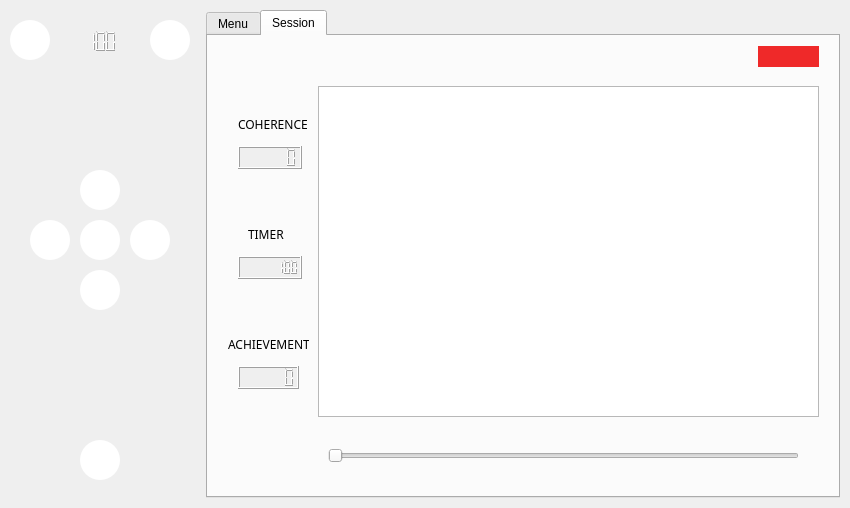
<?xml version="1.0" encoding="UTF-8"?>
<ui version="4.0">
 <class>MainWindow</class>
 <widget class="QMainWindow" name="MainWindow">
  <property name="geometry">
   <rect>
    <x>0</x>
    <y>0</y>
    <width>850</width>
    <height>508</height>
   </rect>
  </property>
  <property name="sizePolicy">
   <sizepolicy hsizetype="Fixed" vsizetype="Fixed">
    <horstretch>0</horstretch>
    <verstretch>0</verstretch>
   </sizepolicy>
  </property>
  <property name="minimumSize">
   <size>
    <width>850</width>
    <height>508</height>
   </size>
  </property>
  <property name="maximumSize">
   <size>
    <width>16777215</width>
    <height>16777215</height>
   </size>
  </property>
  <property name="windowTitle">
   <string>DENAS Simulator</string>
  </property>
  <property name="windowIcon">
   <iconset>
    <normalon>:/overlay/denasButtonless.svg</normalon>
   </iconset>
  </property>
  <property name="layoutDirection">
   <enum>Qt::LeftToRight</enum>
  </property>
  <property name="autoFillBackground">
   <bool>true</bool>
  </property>
  <property name="styleSheet">
   <string notr="true">/*(2)*/
/*
(4)
background-color: #616E7C;
color: 
*/</string>
  </property>
  <property name="documentMode">
   <bool>false</bool>
  </property>
  <widget class="QWidget" name="mainWindowCentralQWidget">
   <layout class="QHBoxLayout" name="horizontalLayout_2" stretch="0">
    <property name="spacing">
     <number>5</number>
    </property>
    <property name="leftMargin">
     <number>5</number>
    </property>
    <property name="topMargin">
     <number>5</number>
    </property>
    <property name="rightMargin">
     <number>5</number>
    </property>
    <property name="bottomMargin">
     <number>5</number>
    </property>
    <item>
     <layout class="QHBoxLayout" name="mainWindowQHBoxLayout">
      <property name="spacing">
       <number>10</number>
      </property>
      <property name="leftMargin">
       <number>5</number>
      </property>
      <property name="topMargin">
       <number>5</number>
      </property>
      <property name="rightMargin">
       <number>5</number>
      </property>
      <property name="bottomMargin">
       <number>5</number>
      </property>
      <item>
       <widget class="QWidget" name="controls" native="true">
        <property name="sizePolicy">
         <sizepolicy hsizetype="MinimumExpanding" vsizetype="MinimumExpanding">
          <horstretch>0</horstretch>
          <verstretch>0</verstretch>
         </sizepolicy>
        </property>
        <property name="minimumSize">
         <size>
          <width>186</width>
          <height>488</height>
         </size>
        </property>
        <property name="maximumSize">
         <size>
          <width>186</width>
          <height>488</height>
         </size>
        </property>
        <property name="baseSize">
         <size>
          <width>186</width>
          <height>488</height>
         </size>
        </property>
        <property name="layoutDirection">
         <enum>Qt::LeftToRight</enum>
        </property>
        <property name="autoFillBackground">
         <bool>false</bool>
        </property>
        <widget class="QPushButton" name="powerButton">
         <property name="geometry">
          <rect>
           <x>70</x>
           <y>430</y>
           <width>40</width>
           <height>40</height>
          </rect>
         </property>
         <property name="minimumSize">
          <size>
           <width>40</width>
           <height>40</height>
          </size>
         </property>
         <property name="maximumSize">
          <size>
           <width>40</width>
           <height>40</height>
          </size>
         </property>
         <property name="baseSize">
          <size>
           <width>40</width>
           <height>40</height>
          </size>
         </property>
         <property name="styleSheet">
          <string notr="true">QPushButton {
image: url(:/buttons/powerButton.svg);
background-color: #ffffff;
border-radius: 20px;
}

QPushButton:pressed {
	background-color: #ffd300;
}</string>
         </property>
         <property name="text">
          <string/>
         </property>
        </widget>
        <widget class="QPushButton" name="downButton">
         <property name="geometry">
          <rect>
           <x>70</x>
           <y>260</y>
           <width>40</width>
           <height>40</height>
          </rect>
         </property>
         <property name="sizePolicy">
          <sizepolicy hsizetype="Minimum" vsizetype="Fixed">
           <horstretch>40</horstretch>
           <verstretch>40</verstretch>
          </sizepolicy>
         </property>
         <property name="minimumSize">
          <size>
           <width>40</width>
           <height>40</height>
          </size>
         </property>
         <property name="maximumSize">
          <size>
           <width>40</width>
           <height>40</height>
          </size>
         </property>
         <property name="baseSize">
          <size>
           <width>40</width>
           <height>40</height>
          </size>
         </property>
         <property name="styleSheet">
          <string notr="true">QPushButton {
image: url(:/buttons/downButton.svg);
background-color: #ffffff;
border-radius: 20px;
}

QPushButton:pressed {
	background-color: #ffd300;
}</string>
         </property>
         <property name="text">
          <string/>
         </property>
         <property name="autoRepeat">
          <bool>true</bool>
         </property>
         <property name="autoRepeatDelay">
          <number>600</number>
         </property>
         <property name="autoRepeatInterval">
          <number>200</number>
         </property>
        </widget>
        <widget class="QPushButton" name="menuButton">
         <property name="geometry">
          <rect>
           <x>140</x>
           <y>10</y>
           <width>40</width>
           <height>40</height>
          </rect>
         </property>
         <property name="minimumSize">
          <size>
           <width>40</width>
           <height>40</height>
          </size>
         </property>
         <property name="maximumSize">
          <size>
           <width>40</width>
           <height>40</height>
          </size>
         </property>
         <property name="baseSize">
          <size>
           <width>40</width>
           <height>40</height>
          </size>
         </property>
         <property name="styleSheet">
          <string notr="true">QPushButton {
image: url(:/buttons/menuButton.svg);
background-color: #ffffff;
border-radius: 20px;
}

QPushButton:pressed {
	background-color: #ffd300;
}</string>
         </property>
         <property name="text">
          <string/>
         </property>
        </widget>
        <widget class="QPushButton" name="backButton">
         <property name="geometry">
          <rect>
           <x>0</x>
           <y>10</y>
           <width>40</width>
           <height>40</height>
          </rect>
         </property>
         <property name="minimumSize">
          <size>
           <width>40</width>
           <height>40</height>
          </size>
         </property>
         <property name="maximumSize">
          <size>
           <width>40</width>
           <height>40</height>
          </size>
         </property>
         <property name="baseSize">
          <size>
           <width>40</width>
           <height>40</height>
          </size>
         </property>
         <property name="styleSheet">
          <string notr="true">QPushButton {
image: url(:/buttons/backButton.svg);
background-color: #ffffff;
border-radius: 20px;
}

QPushButton:pressed {
	background-color: #ffd300;
}</string>
         </property>
         <property name="text">
          <string/>
         </property>
        </widget>
        <widget class="QPushButton" name="leftButton">
         <property name="geometry">
          <rect>
           <x>20</x>
           <y>210</y>
           <width>40</width>
           <height>40</height>
          </rect>
         </property>
         <property name="minimumSize">
          <size>
           <width>40</width>
           <height>40</height>
          </size>
         </property>
         <property name="maximumSize">
          <size>
           <width>40</width>
           <height>40</height>
          </size>
         </property>
         <property name="baseSize">
          <size>
           <width>40</width>
           <height>40</height>
          </size>
         </property>
         <property name="styleSheet">
          <string notr="true">QPushButton {
image: url(:/buttons/leftButton.svg);
background-color: #ffffff;
border-radius: 20px;
}

QPushButton:pressed {
	background-color: #ffd300;
}</string>
         </property>
         <property name="text">
          <string/>
         </property>
         <property name="autoRepeat">
          <bool>true</bool>
         </property>
         <property name="autoRepeatDelay">
          <number>600</number>
         </property>
         <property name="autoRepeatInterval">
          <number>150</number>
         </property>
        </widget>
        <widget class="QPushButton" name="upButton">
         <property name="geometry">
          <rect>
           <x>70</x>
           <y>160</y>
           <width>40</width>
           <height>40</height>
          </rect>
         </property>
         <property name="minimumSize">
          <size>
           <width>40</width>
           <height>40</height>
          </size>
         </property>
         <property name="maximumSize">
          <size>
           <width>40</width>
           <height>40</height>
          </size>
         </property>
         <property name="baseSize">
          <size>
           <width>40</width>
           <height>40</height>
          </size>
         </property>
         <property name="styleSheet">
          <string notr="true">QPushButton {
image: url(:/buttons/upButton.svg);
background-color: #ffffff;
border-radius: 20px;
}

QPushButton:pressed {
	background-color: #ffd300;
}</string>
         </property>
         <property name="text">
          <string/>
         </property>
         <property name="autoRepeat">
          <bool>true</bool>
         </property>
         <property name="autoRepeatDelay">
          <number>600</number>
         </property>
         <property name="autoRepeatInterval">
          <number>200</number>
         </property>
        </widget>
        <widget class="QPushButton" name="rightButton">
         <property name="geometry">
          <rect>
           <x>120</x>
           <y>210</y>
           <width>40</width>
           <height>40</height>
          </rect>
         </property>
         <property name="minimumSize">
          <size>
           <width>40</width>
           <height>40</height>
          </size>
         </property>
         <property name="maximumSize">
          <size>
           <width>40</width>
           <height>40</height>
          </size>
         </property>
         <property name="baseSize">
          <size>
           <width>40</width>
           <height>40</height>
          </size>
         </property>
         <property name="styleSheet">
          <string notr="true">QPushButton {
image: url(:/buttons/rightButton.svg);
background-color: #ffffff;
border-radius: 20px;
}

QPushButton:pressed {
	background-color: #ffd300;
}</string>
         </property>
         <property name="text">
          <string/>
         </property>
         <property name="checkable">
          <bool>false</bool>
         </property>
         <property name="autoRepeat">
          <bool>true</bool>
         </property>
         <property name="autoRepeatDelay">
          <number>600</number>
         </property>
         <property name="autoRepeatInterval">
          <number>150</number>
         </property>
        </widget>
        <widget class="QPushButton" name="okButton">
         <property name="enabled">
          <bool>true</bool>
         </property>
         <property name="geometry">
          <rect>
           <x>70</x>
           <y>210</y>
           <width>40</width>
           <height>40</height>
          </rect>
         </property>
         <property name="minimumSize">
          <size>
           <width>40</width>
           <height>40</height>
          </size>
         </property>
         <property name="maximumSize">
          <size>
           <width>40</width>
           <height>40</height>
          </size>
         </property>
         <property name="baseSize">
          <size>
           <width>40</width>
           <height>40</height>
          </size>
         </property>
         <property name="styleSheet">
          <string notr="true">QPushButton {
image: url(:/buttons/okButton.svg);
background-color: #ffffff;
border-radius: 20px;
}

QPushButton:pressed {
	background-color: #ffd300;
}</string>
         </property>
         <property name="text">
          <string/>
         </property>
        </widget>
        <widget class="QLCDNumber" name="battery">
         <property name="geometry">
          <rect>
           <x>50</x>
           <y>20</y>
           <width>61</width>
           <height>23</height>
          </rect>
         </property>
         <property name="autoFillBackground">
          <bool>false</bool>
         </property>
         <property name="frameShape">
          <enum>QFrame::NoFrame</enum>
         </property>
         <property name="intValue" stdset="0">
          <number>100</number>
         </property>
        </widget>
        <zorder>menuButton</zorder>
        <zorder>downButton</zorder>
        <zorder>backButton</zorder>
        <zorder>okButton</zorder>
        <zorder>powerButton</zorder>
        <zorder>upButton</zorder>
        <zorder>leftButton</zorder>
        <zorder>rightButton</zorder>
        <zorder>battery</zorder>
       </widget>
      </item>
      <item>
       <widget class="QTabWidget" name="views">
        <property name="styleSheet">
         <string notr="true">font: 75 12pt &quot;Noto Sans Adlam&quot;;</string>
        </property>
        <property name="tabPosition">
         <enum>QTabWidget::North</enum>
        </property>
        <property name="tabShape">
         <enum>QTabWidget::Rounded</enum>
        </property>
        <property name="currentIndex">
         <number>1</number>
        </property>
        <property name="elideMode">
         <enum>Qt::ElideNone</enum>
        </property>
        <property name="tabsClosable">
         <bool>false</bool>
        </property>
        <property name="tabBarAutoHide">
         <bool>false</bool>
        </property>
        <widget class="QWidget" name="menuTab">
         <attribute name="title">
          <string>Menu</string>
         </attribute>
         <widget class="QListWidget" name="mainOptions">
          <property name="geometry">
           <rect>
            <x>10</x>
            <y>50</y>
            <width>611</width>
            <height>401</height>
           </rect>
          </property>
          <property name="alternatingRowColors">
           <bool>true</bool>
          </property>
         </widget>
         <widget class="QLabel" name="heading">
          <property name="geometry">
           <rect>
            <x>10</x>
            <y>10</y>
            <width>611</width>
            <height>31</height>
           </rect>
          </property>
          <property name="autoFillBackground">
           <bool>false</bool>
          </property>
          <property name="styleSheet">
           <string notr="true">/*(2)*/
color: rgb(255, 255, 255);
background-color:rgb(46, 52, 54);

font: 75 18pt &quot;Noto Sans Glagolitic&quot;;</string>
          </property>
          <property name="text">
           <string/>
          </property>
         </widget>
        </widget>
        <widget class="QWidget" name="sessionTab">
         <attribute name="title">
          <string>Session</string>
         </attribute>
         <widget class="QLabel" name="coherenceLevel">
          <property name="geometry">
           <rect>
            <x>550</x>
            <y>10</y>
            <width>61</width>
            <height>21</height>
           </rect>
          </property>
          <property name="palette">
           <palette>
            <active>
             <colorrole role="WindowText">
              <brush brushstyle="SolidPattern">
               <color alpha="255">
                <red>0</red>
                <green>0</green>
                <blue>0</blue>
               </color>
              </brush>
             </colorrole>
             <colorrole role="Button">
              <brush brushstyle="SolidPattern">
               <color alpha="255">
                <red>239</red>
                <green>41</green>
                <blue>41</blue>
               </color>
              </brush>
             </colorrole>
             <colorrole role="Light">
              <brush brushstyle="SolidPattern">
               <color alpha="255">
                <red>255</red>
                <green>147</green>
                <blue>147</blue>
               </color>
              </brush>
             </colorrole>
             <colorrole role="Midlight">
              <brush brushstyle="SolidPattern">
               <color alpha="255">
                <red>247</red>
                <green>94</green>
                <blue>94</blue>
               </color>
              </brush>
             </colorrole>
             <colorrole role="Dark">
              <brush brushstyle="SolidPattern">
               <color alpha="255">
                <red>119</red>
                <green>20</green>
                <blue>20</blue>
               </color>
              </brush>
             </colorrole>
             <colorrole role="Mid">
              <brush brushstyle="SolidPattern">
               <color alpha="255">
                <red>159</red>
                <green>27</green>
                <blue>27</blue>
               </color>
              </brush>
             </colorrole>
             <colorrole role="Text">
              <brush brushstyle="SolidPattern">
               <color alpha="255">
                <red>0</red>
                <green>0</green>
                <blue>0</blue>
               </color>
              </brush>
             </colorrole>
             <colorrole role="BrightText">
              <brush brushstyle="SolidPattern">
               <color alpha="255">
                <red>255</red>
                <green>255</green>
                <blue>255</blue>
               </color>
              </brush>
             </colorrole>
             <colorrole role="ButtonText">
              <brush brushstyle="SolidPattern">
               <color alpha="255">
                <red>0</red>
                <green>0</green>
                <blue>0</blue>
               </color>
              </brush>
             </colorrole>
             <colorrole role="Base">
              <brush brushstyle="SolidPattern">
               <color alpha="255">
                <red>255</red>
                <green>255</green>
                <blue>255</blue>
               </color>
              </brush>
             </colorrole>
             <colorrole role="Window">
              <brush brushstyle="SolidPattern">
               <color alpha="255">
                <red>239</red>
                <green>41</green>
                <blue>41</blue>
               </color>
              </brush>
             </colorrole>
             <colorrole role="Shadow">
              <brush brushstyle="SolidPattern">
               <color alpha="255">
                <red>0</red>
                <green>0</green>
                <blue>0</blue>
               </color>
              </brush>
             </colorrole>
             <colorrole role="AlternateBase">
              <brush brushstyle="SolidPattern">
               <color alpha="255">
                <red>247</red>
                <green>148</green>
                <blue>148</blue>
               </color>
              </brush>
             </colorrole>
             <colorrole role="ToolTipBase">
              <brush brushstyle="SolidPattern">
               <color alpha="255">
                <red>255</red>
                <green>255</green>
                <blue>220</blue>
               </color>
              </brush>
             </colorrole>
             <colorrole role="ToolTipText">
              <brush brushstyle="SolidPattern">
               <color alpha="255">
                <red>0</red>
                <green>0</green>
                <blue>0</blue>
               </color>
              </brush>
             </colorrole>
             <colorrole role="PlaceholderText">
              <brush brushstyle="SolidPattern">
               <color alpha="128">
                <red>0</red>
                <green>0</green>
                <blue>0</blue>
               </color>
              </brush>
             </colorrole>
            </active>
            <inactive>
             <colorrole role="WindowText">
              <brush brushstyle="SolidPattern">
               <color alpha="255">
                <red>0</red>
                <green>0</green>
                <blue>0</blue>
               </color>
              </brush>
             </colorrole>
             <colorrole role="Button">
              <brush brushstyle="SolidPattern">
               <color alpha="255">
                <red>239</red>
                <green>41</green>
                <blue>41</blue>
               </color>
              </brush>
             </colorrole>
             <colorrole role="Light">
              <brush brushstyle="SolidPattern">
               <color alpha="255">
                <red>255</red>
                <green>147</green>
                <blue>147</blue>
               </color>
              </brush>
             </colorrole>
             <colorrole role="Midlight">
              <brush brushstyle="SolidPattern">
               <color alpha="255">
                <red>247</red>
                <green>94</green>
                <blue>94</blue>
               </color>
              </brush>
             </colorrole>
             <colorrole role="Dark">
              <brush brushstyle="SolidPattern">
               <color alpha="255">
                <red>119</red>
                <green>20</green>
                <blue>20</blue>
               </color>
              </brush>
             </colorrole>
             <colorrole role="Mid">
              <brush brushstyle="SolidPattern">
               <color alpha="255">
                <red>159</red>
                <green>27</green>
                <blue>27</blue>
               </color>
              </brush>
             </colorrole>
             <colorrole role="Text">
              <brush brushstyle="SolidPattern">
               <color alpha="255">
                <red>0</red>
                <green>0</green>
                <blue>0</blue>
               </color>
              </brush>
             </colorrole>
             <colorrole role="BrightText">
              <brush brushstyle="SolidPattern">
               <color alpha="255">
                <red>255</red>
                <green>255</green>
                <blue>255</blue>
               </color>
              </brush>
             </colorrole>
             <colorrole role="ButtonText">
              <brush brushstyle="SolidPattern">
               <color alpha="255">
                <red>0</red>
                <green>0</green>
                <blue>0</blue>
               </color>
              </brush>
             </colorrole>
             <colorrole role="Base">
              <brush brushstyle="SolidPattern">
               <color alpha="255">
                <red>255</red>
                <green>255</green>
                <blue>255</blue>
               </color>
              </brush>
             </colorrole>
             <colorrole role="Window">
              <brush brushstyle="SolidPattern">
               <color alpha="255">
                <red>239</red>
                <green>41</green>
                <blue>41</blue>
               </color>
              </brush>
             </colorrole>
             <colorrole role="Shadow">
              <brush brushstyle="SolidPattern">
               <color alpha="255">
                <red>0</red>
                <green>0</green>
                <blue>0</blue>
               </color>
              </brush>
             </colorrole>
             <colorrole role="AlternateBase">
              <brush brushstyle="SolidPattern">
               <color alpha="255">
                <red>247</red>
                <green>148</green>
                <blue>148</blue>
               </color>
              </brush>
             </colorrole>
             <colorrole role="ToolTipBase">
              <brush brushstyle="SolidPattern">
               <color alpha="255">
                <red>255</red>
                <green>255</green>
                <blue>220</blue>
               </color>
              </brush>
             </colorrole>
             <colorrole role="ToolTipText">
              <brush brushstyle="SolidPattern">
               <color alpha="255">
                <red>0</red>
                <green>0</green>
                <blue>0</blue>
               </color>
              </brush>
             </colorrole>
             <colorrole role="PlaceholderText">
              <brush brushstyle="SolidPattern">
               <color alpha="128">
                <red>0</red>
                <green>0</green>
                <blue>0</blue>
               </color>
              </brush>
             </colorrole>
            </inactive>
            <disabled>
             <colorrole role="WindowText">
              <brush brushstyle="SolidPattern">
               <color alpha="255">
                <red>119</red>
                <green>20</green>
                <blue>20</blue>
               </color>
              </brush>
             </colorrole>
             <colorrole role="Button">
              <brush brushstyle="SolidPattern">
               <color alpha="255">
                <red>239</red>
                <green>41</green>
                <blue>41</blue>
               </color>
              </brush>
             </colorrole>
             <colorrole role="Light">
              <brush brushstyle="SolidPattern">
               <color alpha="255">
                <red>255</red>
                <green>147</green>
                <blue>147</blue>
               </color>
              </brush>
             </colorrole>
             <colorrole role="Midlight">
              <brush brushstyle="SolidPattern">
               <color alpha="255">
                <red>247</red>
                <green>94</green>
                <blue>94</blue>
               </color>
              </brush>
             </colorrole>
             <colorrole role="Dark">
              <brush brushstyle="SolidPattern">
               <color alpha="255">
                <red>119</red>
                <green>20</green>
                <blue>20</blue>
               </color>
              </brush>
             </colorrole>
             <colorrole role="Mid">
              <brush brushstyle="SolidPattern">
               <color alpha="255">
                <red>159</red>
                <green>27</green>
                <blue>27</blue>
               </color>
              </brush>
             </colorrole>
             <colorrole role="Text">
              <brush brushstyle="SolidPattern">
               <color alpha="255">
                <red>119</red>
                <green>20</green>
                <blue>20</blue>
               </color>
              </brush>
             </colorrole>
             <colorrole role="BrightText">
              <brush brushstyle="SolidPattern">
               <color alpha="255">
                <red>255</red>
                <green>255</green>
                <blue>255</blue>
               </color>
              </brush>
             </colorrole>
             <colorrole role="ButtonText">
              <brush brushstyle="SolidPattern">
               <color alpha="255">
                <red>119</red>
                <green>20</green>
                <blue>20</blue>
               </color>
              </brush>
             </colorrole>
             <colorrole role="Base">
              <brush brushstyle="SolidPattern">
               <color alpha="255">
                <red>239</red>
                <green>41</green>
                <blue>41</blue>
               </color>
              </brush>
             </colorrole>
             <colorrole role="Window">
              <brush brushstyle="SolidPattern">
               <color alpha="255">
                <red>239</red>
                <green>41</green>
                <blue>41</blue>
               </color>
              </brush>
             </colorrole>
             <colorrole role="Shadow">
              <brush brushstyle="SolidPattern">
               <color alpha="255">
                <red>0</red>
                <green>0</green>
                <blue>0</blue>
               </color>
              </brush>
             </colorrole>
             <colorrole role="AlternateBase">
              <brush brushstyle="SolidPattern">
               <color alpha="255">
                <red>239</red>
                <green>41</green>
                <blue>41</blue>
               </color>
              </brush>
             </colorrole>
             <colorrole role="ToolTipBase">
              <brush brushstyle="SolidPattern">
               <color alpha="255">
                <red>255</red>
                <green>255</green>
                <blue>220</blue>
               </color>
              </brush>
             </colorrole>
             <colorrole role="ToolTipText">
              <brush brushstyle="SolidPattern">
               <color alpha="255">
                <red>0</red>
                <green>0</green>
                <blue>0</blue>
               </color>
              </brush>
             </colorrole>
             <colorrole role="PlaceholderText">
              <brush brushstyle="SolidPattern">
               <color alpha="128">
                <red>0</red>
                <green>0</green>
                <blue>0</blue>
               </color>
              </brush>
             </colorrole>
            </disabled>
           </palette>
          </property>
          <property name="autoFillBackground">
           <bool>true</bool>
          </property>
          <property name="text">
           <string/>
          </property>
         </widget>
         <widget class="QGraphicsView" name="graph">
          <property name="geometry">
           <rect>
            <x>110</x>
            <y>50</y>
            <width>501</width>
            <height>331</height>
           </rect>
          </property>
         </widget>
         <widget class="QLabel" name="achievementLabel">
          <property name="geometry">
           <rect>
            <x>20</x>
            <y>300</y>
            <width>81</width>
            <height>17</height>
           </rect>
          </property>
          <property name="font">
           <font>
            <family>Noto Sans</family>
            <pointsize>9</pointsize>
            <weight>50</weight>
            <italic>false</italic>
            <bold>false</bold>
           </font>
          </property>
          <property name="styleSheet">
           <string notr="true">font: 9pt &quot;Noto Sans&quot;;</string>
          </property>
          <property name="text">
           <string>ACHIEVEMENT</string>
          </property>
         </widget>
         <widget class="QLabel" name="coherenceLabel">
          <property name="geometry">
           <rect>
            <x>30</x>
            <y>80</y>
            <width>71</width>
            <height>17</height>
           </rect>
          </property>
          <property name="font">
           <font>
            <family>Noto Sans</family>
            <pointsize>9</pointsize>
            <weight>50</weight>
            <italic>false</italic>
            <bold>false</bold>
           </font>
          </property>
          <property name="styleSheet">
           <string notr="true">font: 9pt &quot;Noto Sans&quot;;</string>
          </property>
          <property name="text">
           <string>COHERENCE</string>
          </property>
         </widget>
         <widget class="QLabel" name="timerLabel">
          <property name="geometry">
           <rect>
            <x>40</x>
            <y>190</y>
            <width>41</width>
            <height>17</height>
           </rect>
          </property>
          <property name="font">
           <font>
            <family>Noto Sans</family>
            <pointsize>9</pointsize>
            <weight>50</weight>
            <italic>false</italic>
            <bold>false</bold>
           </font>
          </property>
          <property name="styleSheet">
           <string notr="true">font: 9pt &quot;Noto Sans&quot;;</string>
          </property>
          <property name="text">
           <string>TIMER</string>
          </property>
         </widget>
         <widget class="QLCDNumber" name="achievement">
          <property name="geometry">
           <rect>
            <x>30</x>
            <y>330</y>
            <width>61</width>
            <height>23</height>
           </rect>
          </property>
          <property name="autoFillBackground">
           <bool>true</bool>
          </property>
          <property name="smallDecimalPoint">
           <bool>true</bool>
          </property>
         </widget>
         <widget class="QLCDNumber" name="coherence">
          <property name="geometry">
           <rect>
            <x>30</x>
            <y>110</y>
            <width>64</width>
            <height>23</height>
           </rect>
          </property>
          <property name="autoFillBackground">
           <bool>true</bool>
          </property>
          <property name="smallDecimalPoint">
           <bool>true</bool>
          </property>
         </widget>
         <widget class="QLCDNumber" name="timer">
          <property name="geometry">
           <rect>
            <x>30</x>
            <y>220</y>
            <width>64</width>
            <height>23</height>
           </rect>
          </property>
          <property name="autoFillBackground">
           <bool>true</bool>
          </property>
          <property name="digitCount">
           <number>8</number>
          </property>
          <property name="intValue" stdset="0">
           <number>100</number>
          </property>
         </widget>
         <widget class="QSlider" name="horizontalSlider">
          <property name="geometry">
           <rect>
            <x>120</x>
            <y>410</y>
            <width>471</width>
            <height>20</height>
           </rect>
          </property>
          <property name="autoFillBackground">
           <bool>false</bool>
          </property>
          <property name="maximum">
           <number>100</number>
          </property>
          <property name="orientation">
           <enum>Qt::Horizontal</enum>
          </property>
         </widget>
         <widget class="QLabel" name="countdown">
          <property name="geometry">
           <rect>
            <x>300</x>
            <y>170</y>
            <width>121</width>
            <height>71</height>
           </rect>
          </property>
          <property name="font">
           <font>
            <family>Noto Sans Adlam</family>
            <pointsize>12</pointsize>
            <weight>9</weight>
            <italic>false</italic>
            <bold>false</bold>
           </font>
          </property>
          <property name="text">
           <string/>
          </property>
         </widget>
        </widget>
       </widget>
      </item>
     </layout>
    </item>
   </layout>
  </widget>
 </widget>
 <layoutdefault spacing="6" margin="11"/>
 <resources/>
 <connections/>
</ui>
